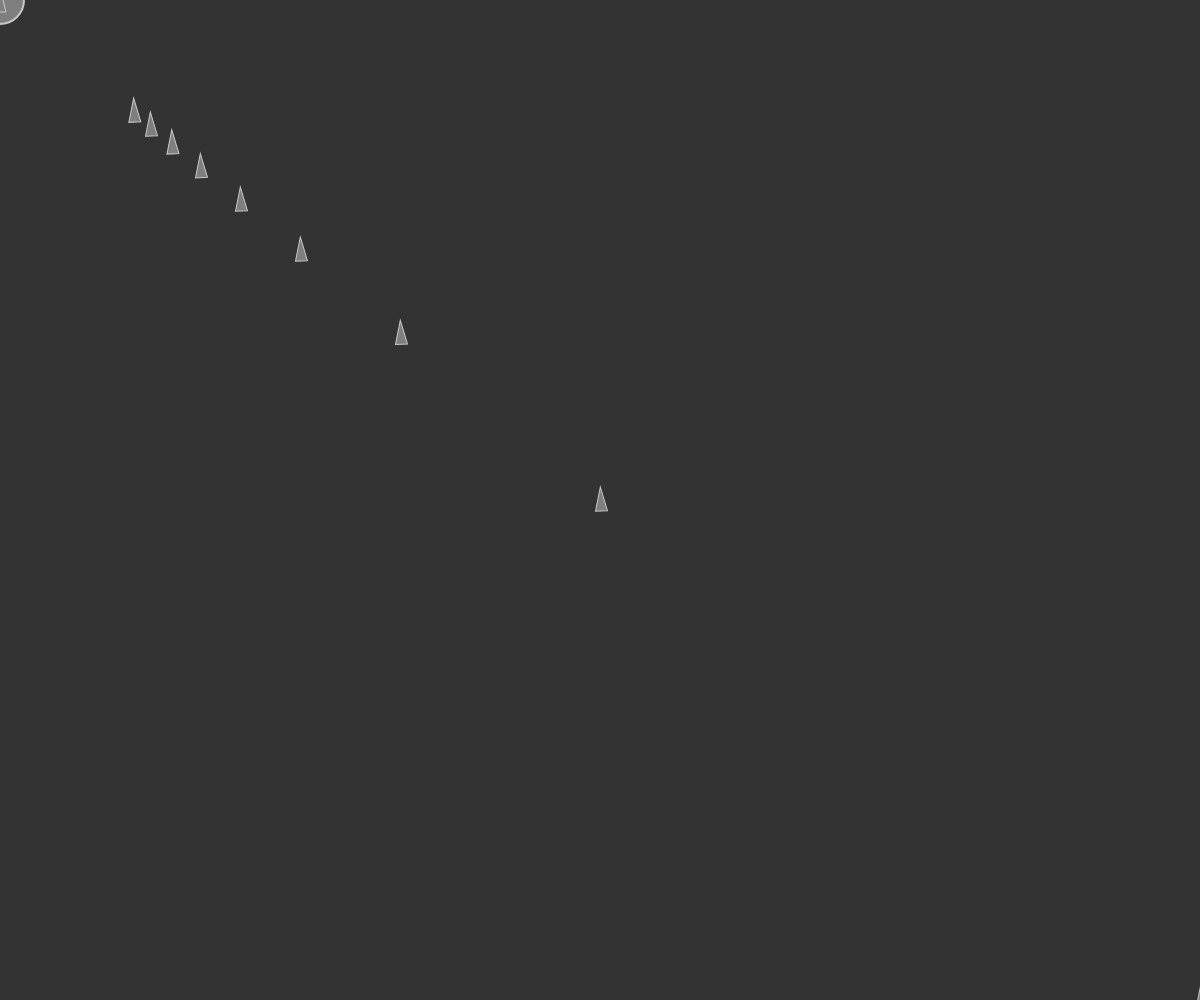
Frame 1 (no input)
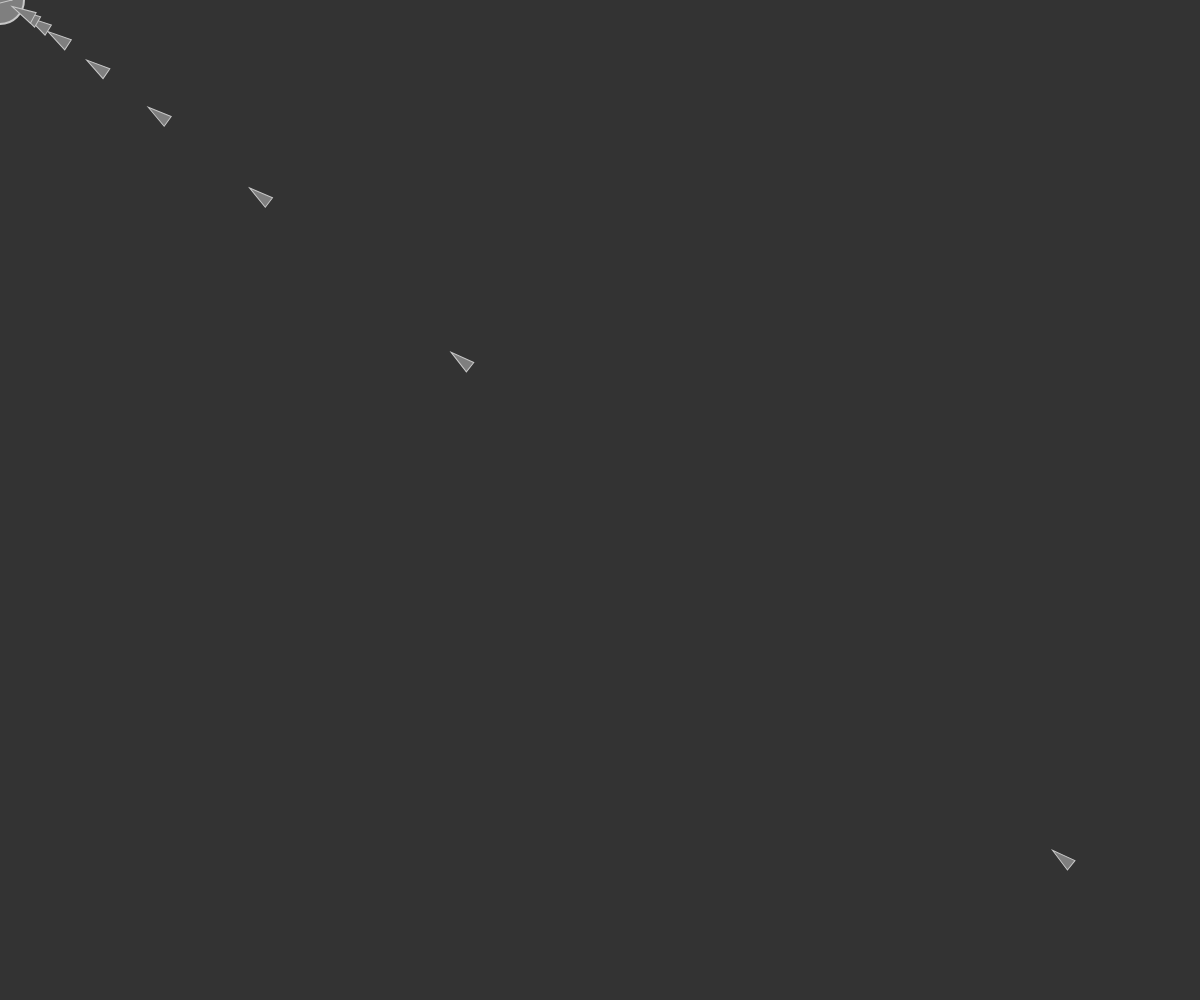
Frame 60 (no input)
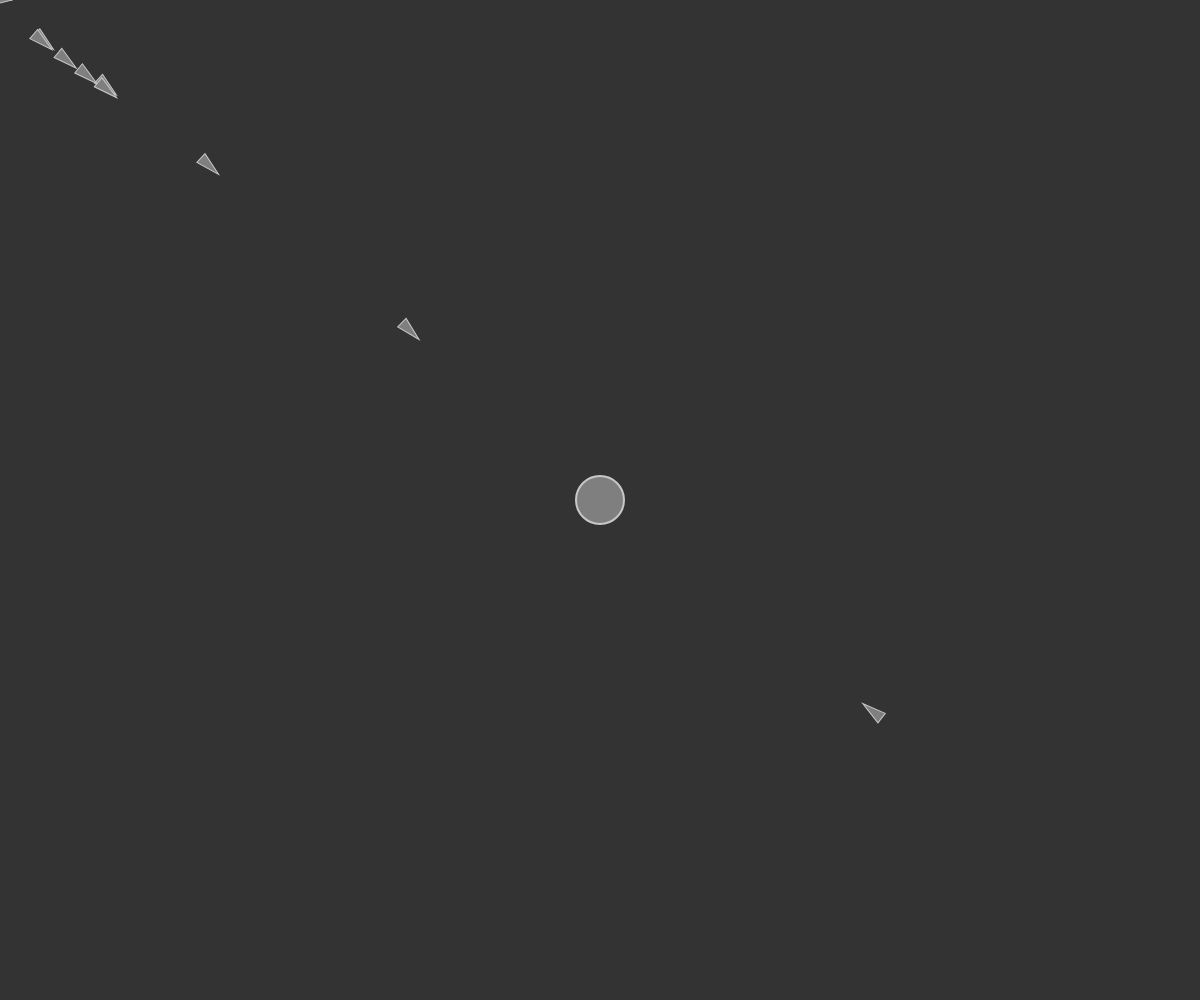
Frame 120 (the mouse pressed at the canvas centre since frame 60)

The p5.js sketch that drew these frames (run headless with seeded random() and noise() and a simulated clock; from frame 60 on, the mouse is pressed at the canvas centre):

// p5.js sketch
// ── sketch.js
let v;
let vehicles = [];
function setup() {
	createCanvas(windowWidth, windowHeight);
	// v = new Vehicle(width / 2, height / 2);
	// vehicles = [];
	for (let index = 0; index < 10; index++) {
		vehicles[index] = new Vehicle(width / index + 1, height / index + 1);
	}
}

function draw() {
	background(51);
	let mouse = createVector(mouseX, mouseY);
	fill(127);
	stroke(200);
	strokeWeight(2);
	ellipse(mouse.x, mouse.y, 48, 48);


	for (let index = 0; index < vehicles.length; index++) {
		vehicles[index].arrive(mouse);
		vehicles[index].update();
		vehicles[index].display();

	}
}

// ── vehicle.js
class Vehicle {
	constructor(x, y) {
		this.acceleration = createVector(0, 0);
		this.velocity = createVector(0, -2);
		this.position = createVector(x, y);
		this.r = 6;
		this.maxspeed = 4;
		this.maxforce = 0.1;
	}

	update() {
		this.velocity.add(this.acceleration);
		this.velocity.limit(this.maxspeed);
		this.position.add(this.velocity);
		this.acceleration.mult(0);
	}

	applyForce(force) {
		this.acceleration.add(force);
	}

	// seek(target) {
	// 	let desired = p5.Vector.sub(target, this.position);

	// 	desired.setMag(this.maxspeed);

	// 	let steer = p5.Vector.sub(desired, this.velocity);
	// 	steer.limit(this.maxforce);
	// 	this.applyForce(steer);
	// }

	arrive(target) {
		var desired = p5.Vector.sub(target, this.position);
		var d = desired.mag();
		if (d < 100) {
			var m = map(d, 0, 100, 0, this.maxspeed);
			desired.setMag(m);
		} else {
			desired.setMag(this.maxspeed)
		}

		var steer = p5.Vector.sub(desired, this.velocity);
		steer.limit(this.maxforce);
		this.applyForce(steer);
	}

	display() {
		let theta = this.velocity.heading() + PI / 2;
		fill(127);
		stroke(200);
		strokeWeight(1);
		push();
		translate(this.position.x, this.position.y);
		rotate(theta);
		beginShape();
		vertex(0, -this.r * 2);
		vertex(-this.r, this.r * 2);
		vertex(this.r, this.r * 2);
		endShape(CLOSE);
		pop();
	}


}
